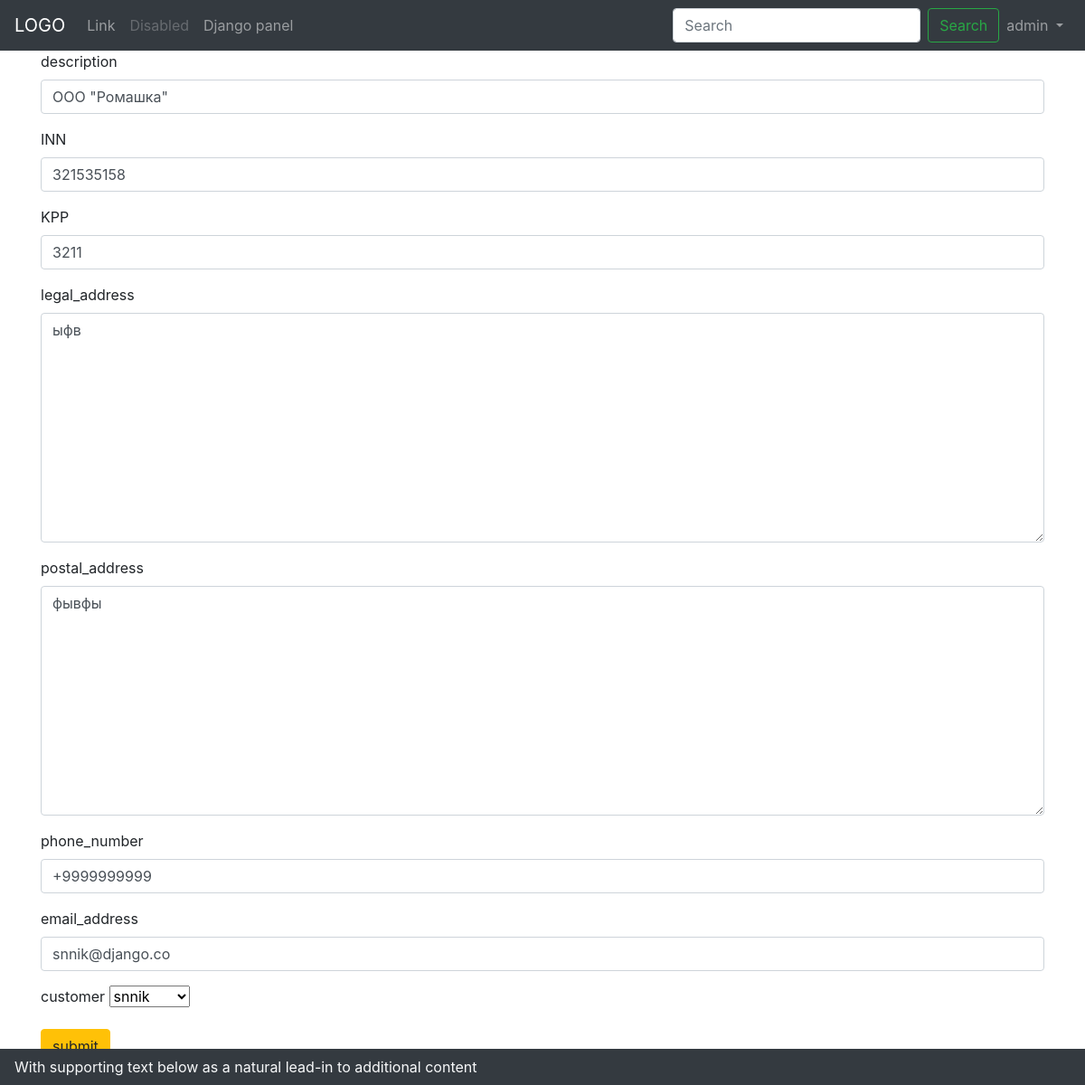
The app's page /account/1/update/ (signed in), older data.
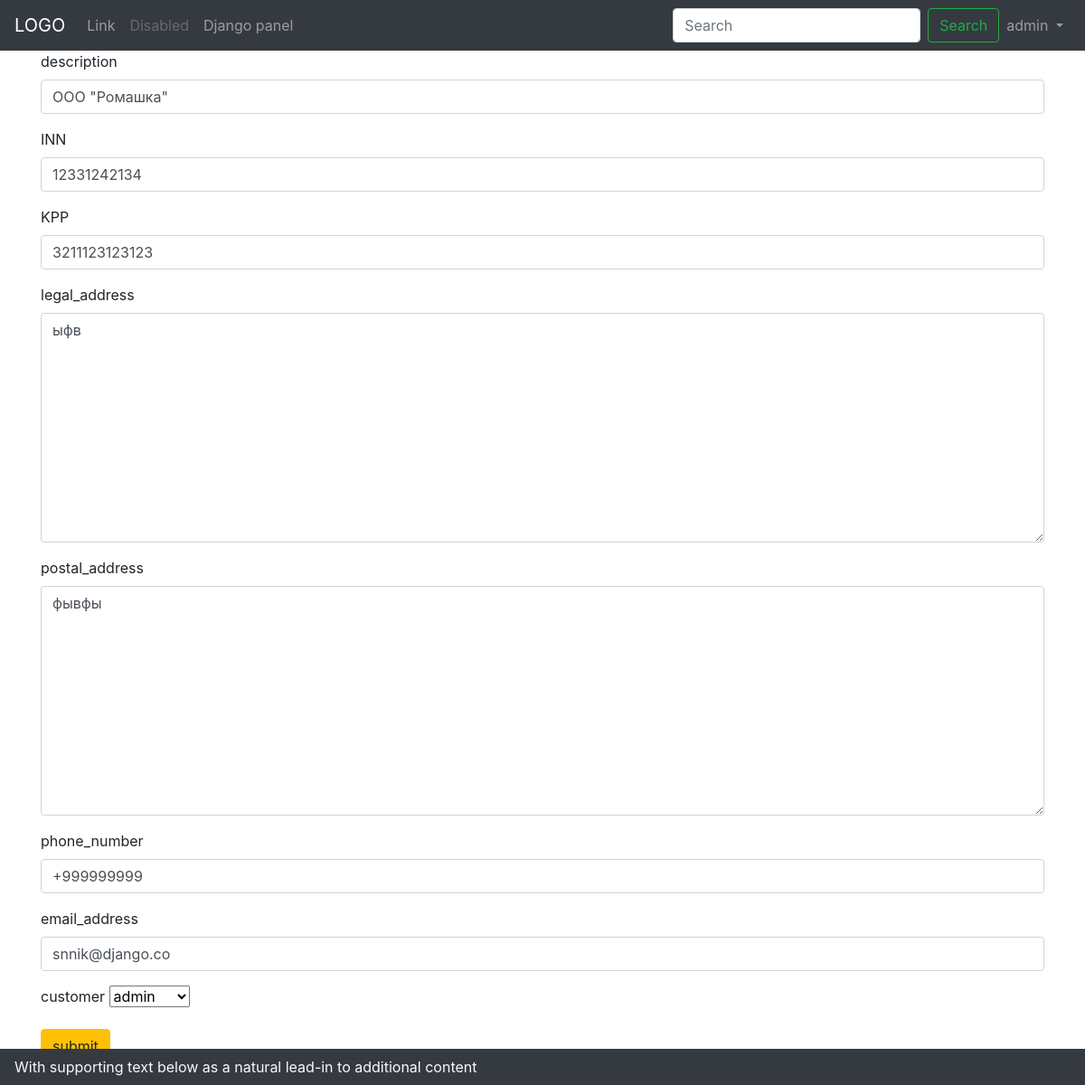
The same page, newer data.
### core/models.py (models this page shows, shortened)
class CustomerInfo(models.Model):
    phone_regex = RegexValidator(regex=r'^\+?1?\d{9,15}$',
                                 message="Телефонный номер должен быть иметь следующий формат: '+999999999'. "
                                         "Максимальное количество цифр 15.")
    d_reg = RegexValidator(regex=r'^\d{9,15}$', message='Введите цифры')
    email_validator = EmailValidator()
    description = models.CharField(max_length=100, verbose_name='Наименование')
    OGRN = models.CharField(validators=[d_reg], blank=True, max_length=20)
    INN = models.CharField(validators=[d_reg], blank=True, max_length=20)
    KPP = models.CharField(validators=[d_reg], blank=True, max_length=20)
    legal_address = models.CharField(max_length=250)
    postal_address = models.CharField(max_length=250)
    customer = models.OneToOneField(User, on_delete=models.CASCADE)
    phone_number = models.CharField(validators=[phone_regex], max_length=17)  # validators should be a list
    email_address = models.CharField(validators=[email_validator], max_length=15)
    is_create = models.DateTimeField(auto_now_add=True)
    is_update = models.DateTimeField(auto_now=True)

### core/views.py (the view, shortened to what this page needs)
# urls.py: path('account/<int:id>/update/', views.update_account, name='update-account'),
@login_required(login_url='base_login')
def update_account(request, id, **args):
    errors = ''
    info = get_object_or_404(CustomerInfo, pk=id)
    context = {}
    form = CustomerForm(instance=info)
    context['form'] = form
    if errors:
        context['error_list'] = errors
    return render(request, 'core/account_detail.html', context)

### core/forms.py
class CustomerForm(forms.ModelForm):
    class Meta:
        model = CustomerInfo
        fields = ('description', 'INN', 'KPP', 'legal_address', 'postal_address',
                  'phone_number', 'email_address', 'customer')
        widgets = {
            'description': forms.TextInput(attrs={'class':'form-control'}),
            'INN': forms.TextInput(attrs={'class':'form-control'}),
            'KPP': forms.TextInput(attrs={'class':'form-control'}),
            'legal_address': forms.Textarea(attrs={'class':'form-control'}),
            'postal_address': forms.Textarea(attrs={'class':'form-control'}),
            'customer': forms.widgets.Select(),
            'phone_number': forms.TextInput(attrs={'class':'form-control'}),
            'email_address': forms.TextInput(attrs={'class':'form-control'}),
        }

### core/templates/core/account_detail.html
{% extends "core/base.html" %}
{% block content %}
<div class="container">
    <div class="row">
        <div class="col">
            <form method="post" action=".">{% csrf_token %}
                {% for field in form %}
                  <div class="form-group">
                    <label for="{{ field.id_for_label }}">{{ field.html_name }}</label>
                    {{ field }}
                  </div>
                {% endfor %}
                <button class="btn btn-warning">submit</button>
            </form>
        </div>
    </div>
     <div class="row">
            <div class="col">
                {{ error_list }}<br>
            </div>
        </div>
</div>
{% endblock content%}

### core/templates/core/base.html
{% extends "base.html" %}

### templates/base.html (shortened to what this page needs)
<!DOCTYPE html>
<html lang="ru-Ru">
  <head>
    {% load staticfiles %}
    <link rel="stylesheet" href="{% static "css/bootstrap.css" %}">
    <link rel="stylesheet" href="{% static "css/main.css" %}">
</head>
<body>
{% include 'menu.html' %}
{% block content %}{% endblock content %}
{% include 'footer.html' %}
</body>
</html>

### templates/menu.html (shortened to what this page needs)
{% block menu %}
<nav class="navbar navbar-expand-lg navbar-dark bg-dark">
  <a class="navbar-brand" href="{% url 'dashboard' %}">LOGO</a>
{% if user %}
  <div class="collapse navbar-collapse" id="navbarSupportedContent">
    <ul class="navbar-nav mr-auto">
      <li class="nav-item">
        <a class="nav-link" href="#">Link</a>
      </li>
      <li class="nav-item">
        <a class="nav-link disabled" href="#">Disabled</a>
      </li>
      {% if user.is_superuser %}
      <li class="nav-item">
        <a class="nav-link" href="admin/">Django panel</a>
      </li>
      {% endif %}
    </ul>
    <form class="form-inline my-3 my-lg-0">
      <input class="form-control mr-sm-2" type="search" placeholder="Search" aria-label="Search">
      <button class="btn btn-outline-success my-2 my-sm-0" type="submit">Search</button>
    </form>
    <ul class="navbar-nav w-10">
      <li class="nav-item dropdown">
      <a class="nav-link dropdown-toggle" href="#" id="navbarDropdown" role="button" data-toggle="dropdown" aria-haspopup="true" aria-expanded="false">
        {{ user.username }}
      </a>
      </li>
    </ul>
  </div>
  {% endif %}
</nav>
{% endblock menu %}

### templates/footer.html
{% block footer %}
<div class="footer fixed-bottom navbar navbar-dark bg-dark">
      <div class="nav">
          <div class="nav-item">
              <p class="text-light">With supporting text below as a natural lead-in to additional content</p>
          </div>
      </div>
  </div>
{% endblock footer %}

### static/css/main.css (style rules this page uses)
body,html { height:100%; }
.footer { height: 40px; }

Row changes from the older to the newer data that the page shows:
changed CustomerInfo "ООО \"Ромашка\"": INN "321535158" → "12331242134"; KPP "3211" → "3211123123123"; phone_number "+9999999999" → "+999999999"; customer "snnik" → "admin"
